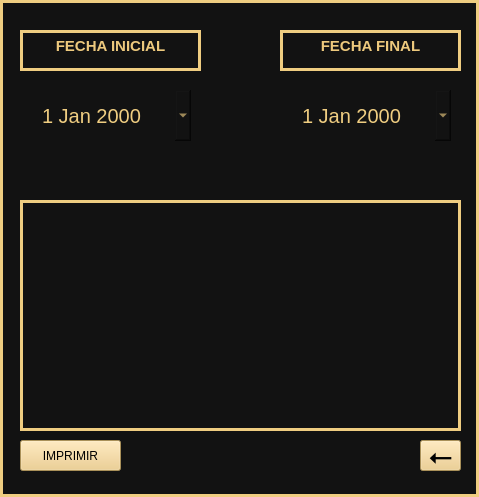
<?xml version="1.0" encoding="UTF-8"?>
<ui version="4.0">
 <class>Frame</class>
 <widget class="QFrame" name="Frame">
  <property name="geometry">
   <rect>
    <x>0</x>
    <y>0</y>
    <width>479</width>
    <height>497</height>
   </rect>
  </property>
  <property name="windowTitle">
   <string>Frame</string>
  </property>
  <property name="styleSheet">
   <string notr="true">QFrame {
background-color: rgb(18, 18, 18);
border: 3px solid rgb(239, 205, 129);
}

QDateEdit {
background-color: rgb(18, 18, 18);
color: rgb(239, 205, 129);
font: 20px;
border: 0px solid;
}

QPushButton {
background-color: rgb(237, 201, 125);
}

QPushButton:hover {
background-color: rgb(247, 222, 153);
}

QToolButton {
background-color: rgb(237, 201, 125);
}

QToolButton:hover {
background-color: rgb(247, 222, 153);
}
</string>
  </property>
  <widget class="QDateEdit" name="FechaInicial">
   <property name="geometry">
    <rect>
     <x>40</x>
     <y>90</y>
     <width>151</width>
     <height>51</height>
    </rect>
   </property>
   <property name="styleSheet">
    <string notr="true">background-color: rgb(18, 18, 18);
color: rgb(239, 205, 129);
selection-background-color: rgb(207, 175, 110);
selection-color: rgb(20, 20, 20);
alternate-background-color: rgb(76, 76, 76);</string>
   </property>
   <property name="calendarPopup">
    <bool>true</bool>
   </property>
  </widget>
  <widget class="QDateEdit" name="FechaFinal">
   <property name="geometry">
    <rect>
     <x>300</x>
     <y>90</y>
     <width>151</width>
     <height>51</height>
    </rect>
   </property>
   <property name="styleSheet">
    <string notr="true">background-color: rgb(18, 18, 18);
color: rgb(239, 205, 129);
selection-background-color: rgb(207, 175, 110);
selection-color: rgb(20, 20, 20);
alternate-background-color: rgb(76, 76, 76);
</string>
   </property>
   <property name="calendarPopup">
    <bool>true</bool>
   </property>
  </widget>
  <widget class="QTextBrowser" name="textBrowser">
   <property name="geometry">
    <rect>
     <x>20</x>
     <y>30</y>
     <width>181</width>
     <height>41</height>
    </rect>
   </property>
   <property name="html">
    <string>&lt;!DOCTYPE HTML PUBLIC &quot;-//W3C//DTD HTML 4.0//EN&quot; &quot;http://www.w3.org/TR/REC-html40/strict.dtd&quot;&gt;
&lt;html&gt;&lt;head&gt;&lt;meta name=&quot;qrichtext&quot; content=&quot;1&quot; /&gt;&lt;style type=&quot;text/css&quot;&gt;
p, li { white-space: pre-wrap; }
&lt;/style&gt;&lt;/head&gt;&lt;body style=&quot; font-family:'MS Shell Dlg 2'; font-size:7.8pt; font-weight:400; font-style:normal;&quot;&gt;
&lt;p align=&quot;center&quot; style=&quot; margin-top:0px; margin-bottom:0px; margin-left:0px; margin-right:0px; -qt-block-indent:0; text-indent:0px;&quot;&gt;&lt;span style=&quot; font-size:11pt; font-weight:600; color:#edc97d;&quot;&gt;FECHA INICIAL&lt;/span&gt;&lt;/p&gt;&lt;/body&gt;&lt;/html&gt;</string>
   </property>
  </widget>
  <widget class="QTextBrowser" name="textBrowser_2">
   <property name="geometry">
    <rect>
     <x>280</x>
     <y>30</y>
     <width>181</width>
     <height>41</height>
    </rect>
   </property>
   <property name="html">
    <string>&lt;!DOCTYPE HTML PUBLIC &quot;-//W3C//DTD HTML 4.0//EN&quot; &quot;http://www.w3.org/TR/REC-html40/strict.dtd&quot;&gt;
&lt;html&gt;&lt;head&gt;&lt;meta name=&quot;qrichtext&quot; content=&quot;1&quot; /&gt;&lt;style type=&quot;text/css&quot;&gt;
p, li { white-space: pre-wrap; }
&lt;/style&gt;&lt;/head&gt;&lt;body style=&quot; font-family:'MS Shell Dlg 2'; font-size:7.8pt; font-weight:400; font-style:normal;&quot;&gt;
&lt;p align=&quot;center&quot; style=&quot; margin-top:0px; margin-bottom:0px; margin-left:0px; margin-right:0px; -qt-block-indent:0; text-indent:0px;&quot;&gt;&lt;span style=&quot; font-size:11pt; font-weight:600; color:#edc97d;&quot;&gt;FECHA FINAL&lt;/span&gt;&lt;/p&gt;&lt;/body&gt;&lt;/html&gt;</string>
   </property>
  </widget>
  <widget class="QToolButton" name="BotonVolver">
   <property name="geometry">
    <rect>
     <x>420</x>
     <y>440</y>
     <width>41</width>
     <height>31</height>
    </rect>
   </property>
   <property name="styleSheet">
    <string notr="true">font-size: 30px;
</string>
   </property>
   <property name="text">
    <string>⭠</string>
   </property>
  </widget>
  <widget class="QPushButton" name="BotonImprimir">
   <property name="geometry">
    <rect>
     <x>20</x>
     <y>440</y>
     <width>101</width>
     <height>31</height>
    </rect>
   </property>
   <property name="styleSheet">
    <string notr="true">font: 35 10pt &quot;Cambria&quot;;

</string>
   </property>
   <property name="text">
    <string>IMPRIMIR</string>
   </property>
  </widget>
  <widget class="QListWidget" name="ListaClientes">
   <property name="geometry">
    <rect>
     <x>20</x>
     <y>200</y>
     <width>441</width>
     <height>231</height>
    </rect>
   </property>
   <property name="styleSheet">
    <string notr="true">color: rgb(239, 205, 129);
font: 20px;</string>
   </property>
   <property name="selectionMode">
    <enum>QAbstractItemView::MultiSelection</enum>
   </property>
  </widget>
 </widget>
 <resources/>
 <connections/>
</ui>
